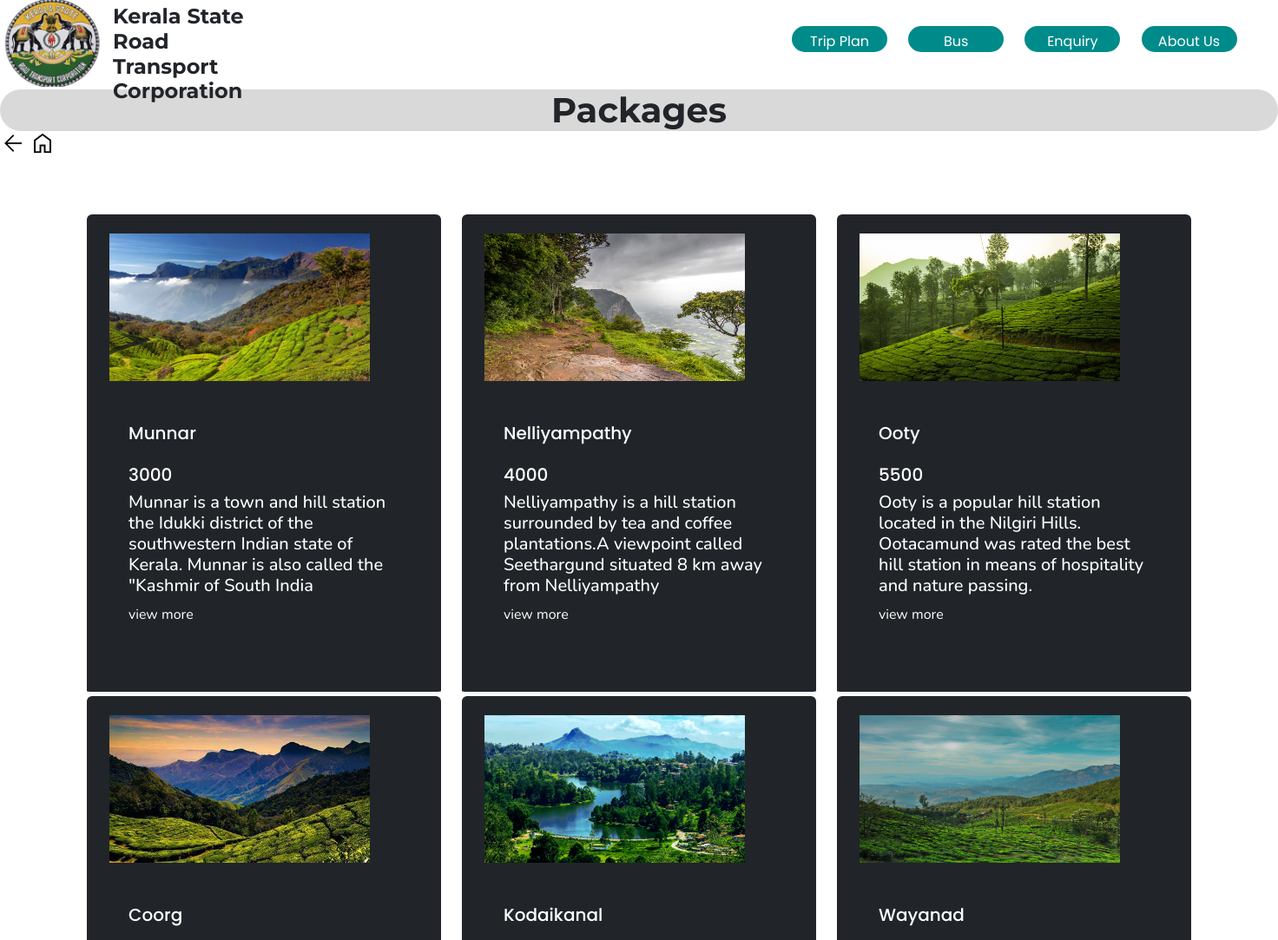
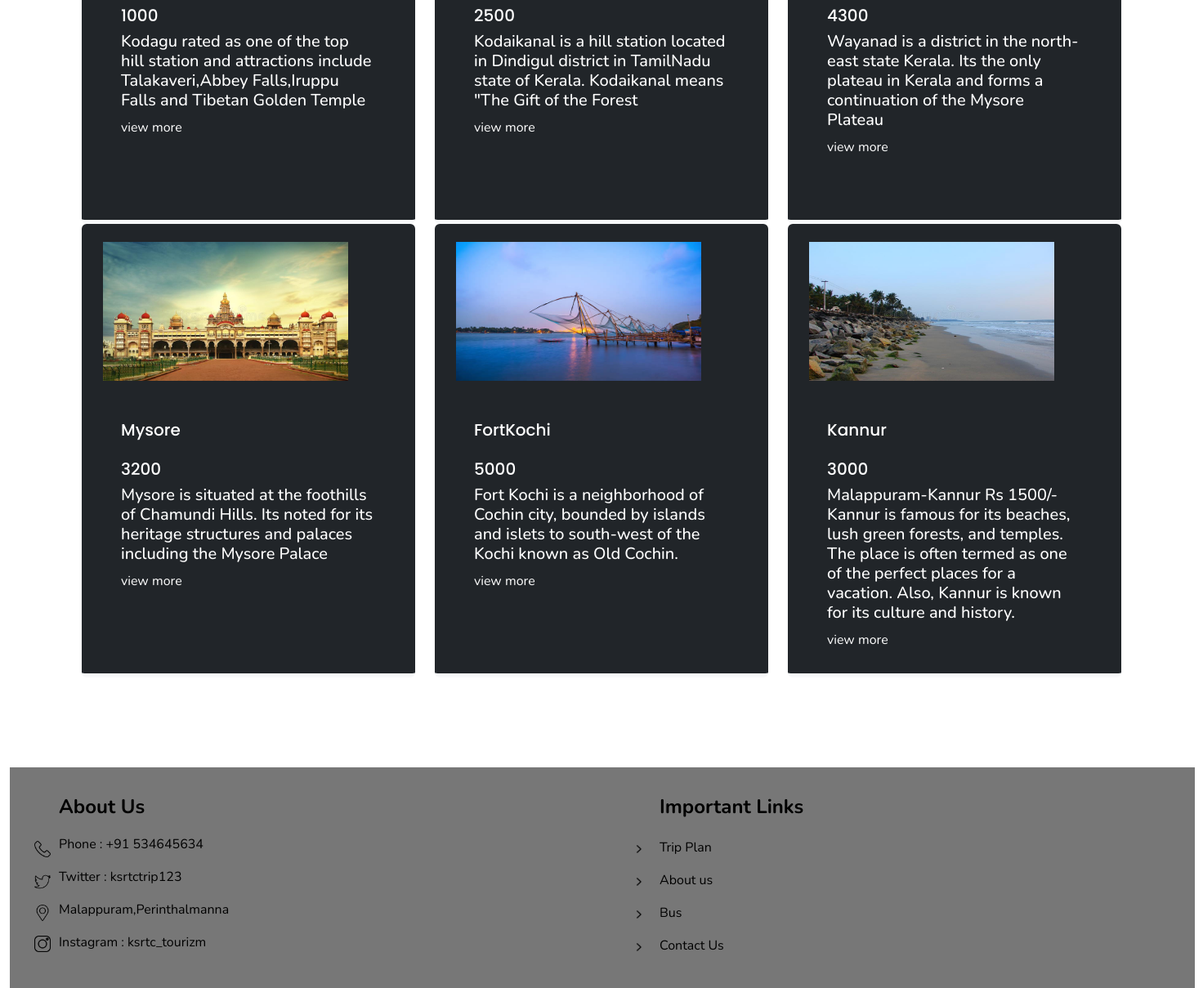
Page /packages/ on the committed database (2 pictures, top to bottom).
### booking/models.py (models this page shows)
class Destination(models.Model):
    name =  models.CharField(max_length=100)
    img = models.ImageField(upload_to='media')
    desc = models.TextField()
    price = models.IntegerField()

### booking/views.py (the view)
# urls.py: path('packages/',views.package, name='package'),
def package(request):
   dict_city={
        'city':Destination.objects.all()
    }
   return render(request, "booking/packages.html", dict_city)

### templates/booking/packages.html (shortened to what this page needs)
{% load static %}
<!DOCTYPE html>
<html lang="en">
<head>
    <link rel="stylesheet" href="{% static '/css/packages.css' %}">
    <link href="https://cdn.jsdelivr.net/npm/bootstrap@5.2.3/dist/css/bootstrap.min.css" rel="stylesheet">
</head>
<body style="height:800px;>
<div class="container-fluid" style="margin-top:10px;">
<div class="header">
<div class="left">
<img src="{% static '/logo.jpeg' %}" style="width:120px;height:100px;">
<h1 id="text" style="font-weight:bold;">Kerala State <br> Road <br> Transport Corporation</h1>
</div>
<div class="right" style="width:650px;">
  <button class="btn" onclick="link(this)" value="{% url 'package' %}" style="margin-left:90px;">Trip Plan</button>
            <button class="btn" onclick="link(this)" value="{% url 'home' %}">Bus</button>
            <button class="btn" onclick="link(this)" value="{% url 'contactus' %}">Enquiry</button>
            <button class="btn" onclick="link(this)" value="{% url 'aboutus' %}">About Us</button>
</div>
<a href="{% url 'u_homepage' %}"><img src="{% static '/arrow.png' %}" style="width: 30px;height: 30px;margin-left:-400px;margin-top: 150px;"></a>
<a href="{% url 'u_homepage' %}"><img src="{% static '/home.png' %}" style="width: 30px;height: 30px;margin-top:150px;"></a>
</div>
  <h1 id="packages" style="font-weight:bold;">Packages</h1>
  <div class="container-fluid py-5 wow fadeInUp" data-wow-delay="0.1s" style="margin-top:-500px;">
    <div class="container">
            <div class="container">
                <div class="row">
                    {% for d in city %}
                   <div class="col-lg-4 col-md-6 wow zoomIn" data-wow-delay="0.6s">
                       <div class="service-item bg-dark border-bottom border-5 border-light rounded">
                           <div class="position-relative p-5" style="height:550px;" style="margin-top:20px;background-color:black;height:550px;">
                              <div class="position-relative p-5">
                                <img style= "margin-right:100px;width:300px;height:170px;margin-left:-70px;margin-top:-90px;" src="/media/{{d.img}}/">
                              </div>
                              <h5 class="text-white mb-0" id="city_name" style="font-family:'poppins',sans-serif;">{{d.name}}</h5><br>
                              <h3 class="text-white" style="font-family:'poppins',sans-serif;font-size:20px;">{{d.price}} </h3>
                              <h5 class="text-white"  style="font-family:'Nunito',sans-serif;">{{d.desc}}</h5>
                        <a href="{% url 'city_detail' val=d.name %}" style="text-decoration:none;color:white;font-family:'Nunito',sans-serif;">view more</a>
                    </div>
                </div>
            </div>
            {% endfor%}
        </div>
    </div>
</div>
<div class="footer"  style="width:1450px;margin-top:110px;height:270px;">
  <div class="fleft">
    <div class="icons" style="margin-top:5px;">
      <img src="{% static '/telephone.png' %}" width="20px" height="20px" style="margin-left:30px;margin-top:85px;position:relative;z-index: 2;">
      <img src="{% static '/twitter.png' %}" width="20px" height="20px" style="margin-top:20px;margin-left:30px;position:relative;z-index: 2;">
      <img src="{% static '/pin.png' %}" width="20px" height="20px" style="margin-top:18px;margin-left:30px;position:relative;z-index: 2;">
      <img src="{% static '/inst.png' %}" width="20px" height="20px" style="margin-top:18px;margin-left:30px;position:relative;z-index: 2;">
    </div>
      <p id="contact" style="color:black;font-weight:bold;font-size:24px">About Us</p>
      <p class="details" style="color:black;">Phone : +91 534645634</p>
      <p class="details" style="color:black;">Twitter : ksrtctrip123</p>
      <p class="details" style="color:black;">Malappuram,Perinthalmanna</p>
      <p class="details" style="color:black;">Instagram : ksrtc_tourizm</p>
  </div>
  <div class="middle" >
      <img src="{% static '/1.png' %}" width="20px" height="20px" style="margin-left: 260px;margin-top:90px;position:relative;z-index: 2;color:black;">
              <img src="{% static '/1.png' %}" width="20px" height="20px" style="margin-left: 260px;margin-top:20px;position:relative;z-index: 2;color:black;">
              <img src="{% static '/1.png' %}" width="20px" height="20px" style="margin-left: 260px;margin-top:20px;position:relative;z-index: 2;">
              <img src="{% static '/1.png' %}" width="20px" height="20px" style="margin-left: 260px;margin-top:20px;position:relative;z-index: 2;">
  </div>
  <div class="fright">
          <p id="implinks" style="margin-top:30px;color:black;font-weight:bold;font-size:24px;">Important Links</p>
              <a href="{% url 'package' %}" style="text-decoration:none;margin-top:20px;position:relative;z-index:1;" target="_blank"><p class="link" style="color:black;margin-top:20px;">Trip Plan</p></a>
              <a href="{% url 'aboutus' %}" style="color:black;text-decoration:none;margin-top:55px;position:relative;z-index:1" target="_blank"><p class="link" style="color:black;margin-top:15px;">About us</p></a>
              <a href="{% url 'home' %}" style="color:black;text-decoration:none;margin-top:88px;position:relative;z-index:1" target="_blank"><p class="link" style="color:black;margin-top:12px;">Bus</p></a>
              <a href="{% url 'contactus' %}" style="color:black;text-decoration:none;margin-top:120px;position:relative;z-index:1;" target="_blank"><p class="link" style="color:black;margin-top:15px;">Contact Us</p></a>
  </div>
</div>
</body>
</html>

### static/css/packages.css (style rules this page uses)
.container-fluid { width: 100%; height: 800px; }
.header { width: 100%; height: 120px; }
.left { width: 400px; height: 90px; float: left; }
.right { width: 620px; height: 90px; float: right; }
#text { margin-left: 130px; margin-top: -95px; font-family: 'Montserrat',sans-serif; font-size: 24px; }
a { text-decoration: none; color: #000; }
.btn { font-family: 'Poppins',sans-serif; margin-left: 20px; background-color: darkcyan; width:100px; height: 30px; border-radius: 20px; color: white; border:none; margin-top: 30px; }
#packages { font-family: 'Montserrat',sans-serif; text-align: center; margin-bottom: 500px; margin-top: -17px; background-color: #d9d9d9; border-radius: 25px; }
.footer { width: 100%; height: 250px; background-color: #777; }
.fleft { position: relative; width: 500px; height: 250px; float: left; z-index: 1; }
.middle { width: 10px; height: 250px; float: left; }
.fright { position: relative; z-index:1; width: 755px; height: 250px; float: right; }
#contact { font-family: 'Nunito',sans-serif; font-size: 20px; padding-left: 60px; padding-top: 30px; }
#implinks { font-family: 'Nunito',sans-serif; font-size: 20px; padding-left: 100px; margin-top: 50px; }
.details { font-family: 'Nunito',sans-serif; margin-left: 60px; }
.link { font-family: 'Nunito',sans-serif; margin-left: 100px; }
.icons { width: 50px; height: 250px; float: left; }

### templates/booking/packages.html (style rules this page uses)
.btn { font-family: 'poppins',sans-serif; background-color: darkcyan; width:110px; height: 30px; border-radius: 20px; color: white; border:none; margin-top: 30px; }

### rows in the picture
Destination: img (picture), name "Munnar", price "3000", desc "Munnar is a town and hill station the Idukki district of the southwestern Indian state of Kerala. Munnar is also called the \"Kashmir of South India"
Destination: img (picture), name "Nelliyampathy", price "4000", desc "Nelliyampathy is a hill station surrounded by tea and coffee plantations.A viewpoint called Seethargund situated 8 km away from Nelliyampathy"
Destination: img (picture), name "Ooty", price "5500", desc "Ooty is a popular hill station located in the Nilgiri Hills. Ootacamund was rated the best hill station in means of hospitality and nature passing."
Destination: img (picture), name "Coorg", price "1000", desc "Kodagu rated as one of the top hill station and attractions include Talakaveri,Abbey Falls,Iruppu Falls and Tibetan Golden Temple"
Destination: img (picture), name "Kodaikanal", price "2500", desc "Kodaikanal is a hill station located in Dindigul district in TamilNadu state of Kerala. Kodaikanal means \"The Gift of the Forest"
Destination: img (picture), name "Wayanad", price "4300", desc "Wayanad is a district in the north-east state Kerala. Its the only plateau in Kerala and forms a continuation of the Mysore Plateau"
Destination: img (picture), name "Mysore", price "3200", desc "Mysore is situated at the foothills of Chamundi Hills. Its noted for its heritage structures and palaces including the Mysore Palace"
Destination: img (picture), name "FortKochi", price "5000", desc "Fort Kochi is a neighborhood of Cochin city, bounded by islands and islets to south-west of the Kochi known as Old Cochin."
Destination: img (picture), name "Kannur", price "3000", desc "Malappuram-Kannur Rs 1500/- Kannur is famous for its beaches, lush green forests, and temples. The place is often termed as one of the perfect places for a vacation. Also, Kannur is known for its culture and history."
